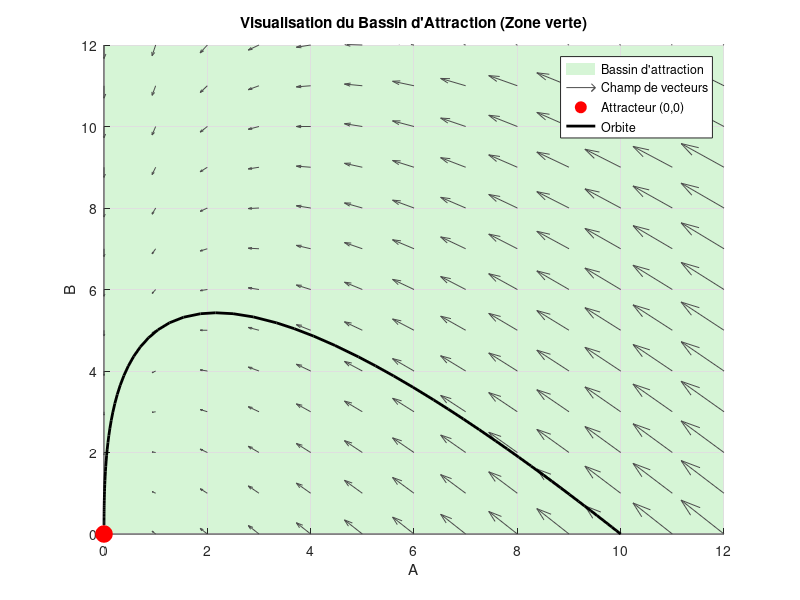

This chart was generated by the following MATLAB code:
% Paramètres
k1 = 0.5; 
k2 = 0.2;

% Création d'une grille pour colorer le bassin
[A_grid, B_grid] = meshgrid(0:0.1:12, 0:0.1:12);

figure; hold on;

% 1. Visualisation du Bassin (Coloration de la zone de convergence)
% Comme tout converge vers (0,0), on colore toute la zone utile.
surf(A_grid, B_grid, -ones(size(A_grid)), 'FaceAlpha', 0.2, 'EdgeColor', 'none', 'FaceColor', [0.2 0.8 0.2]);
view(2); % Vue de dessus

% 2. Champ de vecteurs
[Af, Bf] = meshgrid(0:1:12, 0:1:12);
quiver(Af, Bf, -k1*Af, k1*Af-k2*Bf, 'Color', [0.3 0.3 0.3]);

% 3. Tracé de l'attracteur
plot(0, 0, 'ro', 'MarkerSize', 12, 'MarkerFaceColor', 'r', 'DisplayName', 'Attracteur stable');

% 4. Ajout d'une trajectoire spécifique (X0 = 10, 0)
[t, sol] = ode45(@(t, X) [-k1*X(1); k1*X(1)-k2*X(2)], [0 30], [10; 0]);
plot(sol(:,1), sol(:,2), 'k-', 'LineWidth', 2, 'DisplayName', 'Trajectoire principale');

% Mise en forme
xlabel('A'); ylabel('B');
title('Visualisation du Bassin d''Attraction (Zone verte)');
legend('Bassin d''attraction', 'Champ de vecteurs', 'Attracteur (0,0)', 'Orbite');
grid on; axis([0 12 0 12]);
saveas(gcf, 'Bassin.png');
